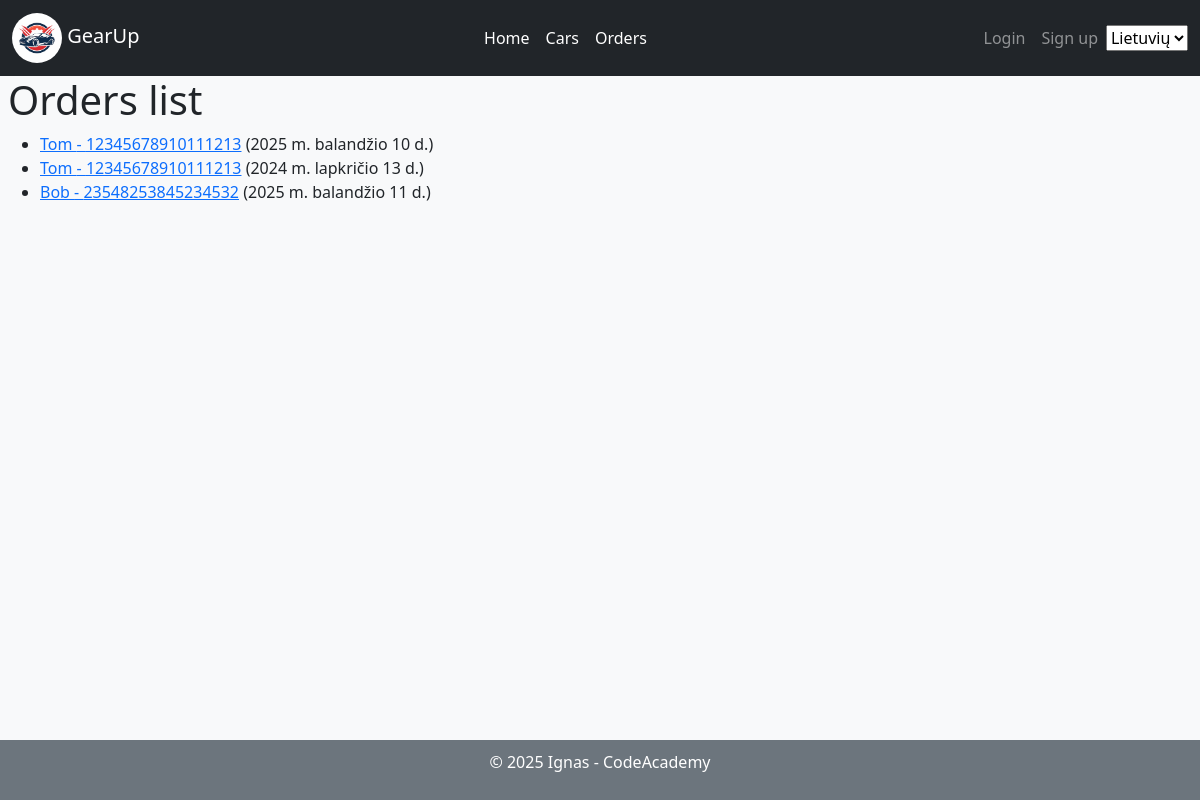
Page /autoservice/orders/ on the earlier database version.
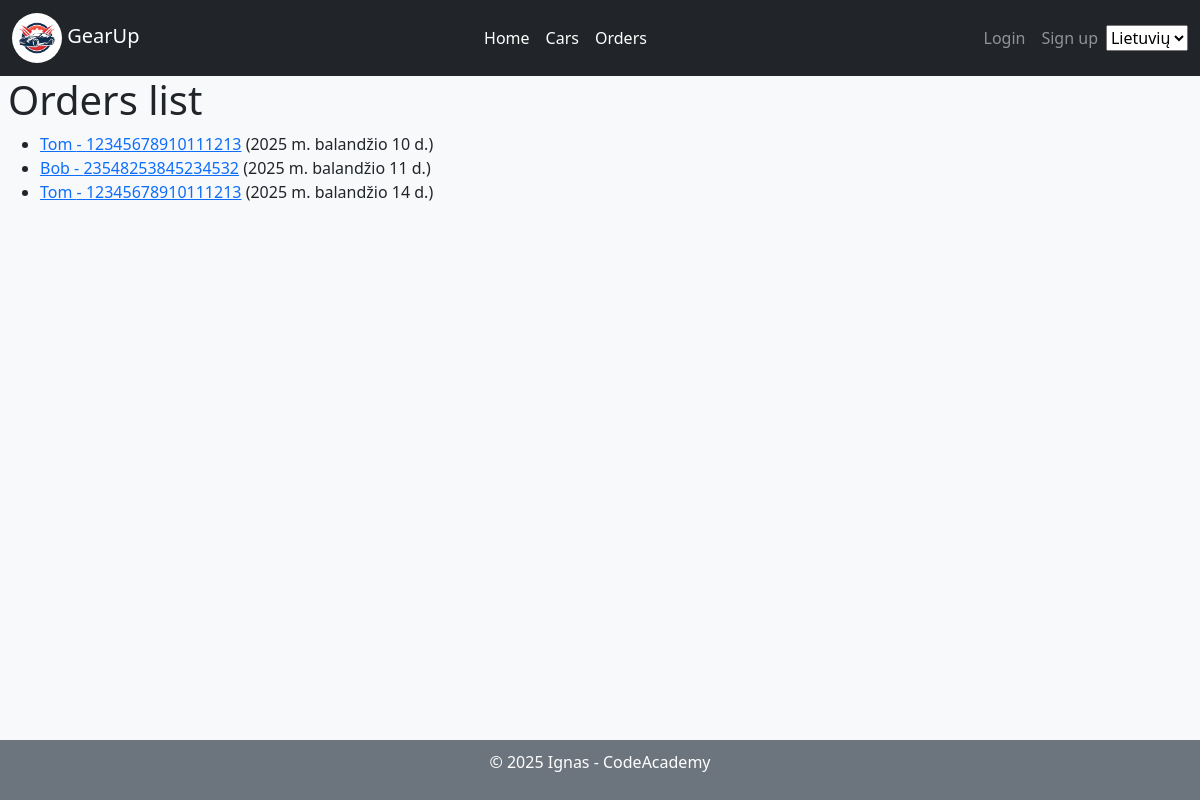
Same page on the later database version.
### autoservice/models.py (models this page shows, shortened)
class Order(models.Model):
    date = models.DateField('Order_date', auto_now_add=True)
    car_id = models.ForeignKey(Car, on_delete=models.SET_NULL, null=True, blank=False)
    customer = models.ForeignKey(User, on_delete=models.SET_NULL, null=True, blank=True)
    due_back = models.DateField('Be_returned', null=True, blank=True)
    LOAN_STATUS = (
        ('a', 'Administered'),
        ('c', 'Closed'),
        ('r', 'Ready'),
        ('b', 'Booked'),
    )
    status = models.CharField(
        max_length=1,
        choices=LOAN_STATUS,
        blank=True,
        default='a',
        help_text='Status',
    )
    class Meta:
        verbose_name = "Order"
        verbose_name_plural = "Orders"

class Car(models.Model):
    license_plate = models.CharField('License_plate', max_length=200, help_text=_('Add car license plate'), blank=False,
                                     null=False, unique=True)
    car_model_id = models.ForeignKey(CarModel, on_delete=models.SET_NULL, null=True, blank=False)
    vin_code = models.CharField('Vin_code', max_length=17,
                                validators=[MinLengthValidator(17, message=_('Length has to be 17'))],
                                help_text=_('Add car VIN code'), blank=False, null=False, unique=True)
    client = models.CharField('Client', max_length=200, help_text=_('Add client'), blank=False, null=False)
    cover = models.ImageField('Cover', upload_to='covers', null=True)
    description = HTMLField(blank=True, null=True)
    class Meta:
        verbose_name = "Car"
        verbose_name_plural = "Cars"

### autoservice/views.py (the view)
# urls.py: path('orders/', views.OrderListView.as_view(), name='orders'),
class OrderListView(generic.ListView):
    model = Order
    paginate_by = 3
    template_name = 'order_list.html'

### autoservice/templates/order_list.html
{% extends "base.html" %}
{% block content %}
  <h1>Orders list</h1>
  {% if order_list %}
  <ul>
    {% for order in order_list %}
      <li>
        <a href="{{ order.id }}">{{ order.car_id.client}} - {{ order.car_id.vin_code}}</a> ({{order.date}})
      </li>
    {% endfor %}
  </ul>
  {% else %}
    <p>There is no orders</p>
  {% endif %}
{% endblock %}

### autoservice/templates/base.html (shortened to what this page needs)
<!DOCTYPE html>
<html lang="en">
<head>
    <link rel="stylesheet" href="https://stackpath.bootstrapcdn.com/bootstrap/4.1.3/css/bootstrap.min.css"
>
    <link rel="stylesheet" href="https://cdn.jsdelivr.net/npm/bootstrap@5.2.3/dist/css/bootstrap.min.css"
>
    {% load static %}
    <link rel="stylesheet" href="{% static 'css/styles.css' %}">
</head>
<body>
<header>
    <nav class="navbar navbar-expand-lg navbar-dark bg-dark">
        <div class="container-fluid">
            <a class="navbar-brand" href="{% url 'index' %}">
                <img class="logo" src="{% static 'images/web_logo.png' %}">
                GearUp
            </a>
            <ul class="navbar-nav mx-2">
                <li class="nav-item active"><a class="nav-link" href="{% url 'index' %}">Home</a></li>
                <li class="nav-item active"><a class="nav-link" href="{% url 'cars' %}">Cars</a></li>
                <li class="nav-item active"><a class="nav-link" href="{% url 'orders' %}">Orders</a></li>
            </ul>
            <ul class="navbar-nav my-2 form-inline">
                {% if user.is_authenticated %}
                <li class="nav-item"><a class="nav-link" href="{% url 'profile' %}">
                    <svg class="bi bi-person" width="1.5em" height="1.5em" viewBox="0 0 16 16" fill="currentColor"
                         xmlns="http://www.w3.org/2000/svg">
                        <path fill-rule="evenodd"
                              d="M13 14s1 0 1-1-1-4-6-4-6 3-6 4 1 1 1 1h10zm-9.995-.944v-.002.002zM3.022 13h9.956a.274.274 0 00.014-.002l.008-.002c-.001-.246-.154-.986-.832-1.664C11.516 10.68 10.289 10 8 10c-2.29 0-3.516.68-4.168 1.332-.678.678-.83 1.418-.832 1.664a1.05 1.05 0 00.022.004zm9.974.056v-.002.002zM8 7a2 2 0 100-4 2 2 0 000 4zm3-2a3 3 0 11-6 0 3 3 0 016 0z"
                              clip-rule="evenodd"/>
                    </svg>
                    {{ user.get_username }}</a></li>
                <li class="nav-item">
                    <form method="post" action="{% url 'logout' %}">
                        {% csrf_token %}
                        <button class="btn btn-outline-secondary btn-sm" type="submit">Logout</button>
                    </form>
                </li>
                {% else %}
                <li class="nav-item"><a class="nav-link" href="{% url 'login'%}">Login</a></li>
                <li class="nav-item"><a class="nav-link" href="{% url 'register'%}">Sign up</a></li>
                {% endif %}
                {% load i18n %}
                <form action="{% url 'set_language' %}" method="post">
                    <select name="language" onchange="this.form.submit()">
                        {% get_current_language as LANGUAGE_CODE %}
                        {% get_available_languages as LANGUAGES %}
                        {% for lang in LANGUAGES %}
                        <option value="{{ lang.0 }}" {% if lang.0 == LANGUAGE_CODE %} selected="selected" {% endif %}>
                            {{ lang.1 }}
                        </option>
                        {% endfor %}
                    </select>
                </form>
            </ul>
        </div>
    </nav>
</header>
<main class="content bg-light">
    <div class="mx-2">
        {% block content %}
        {% endblock %}
    </div>
</main>
<footer class="bg-secondary text-white">
    <p>© 2025 Ignas - CodeAcademy</p>
</footer>
</body>
</html>

### autoservice/static/css/styles.css (style rules this page uses)
html, body { height: 100%; margin: 0; display: flex; flex-direction: column; }
.content { flex: 1; }
footer { padding: 10px; text-align: center; }
.logo { border-radius: 50%; width: 50px; }

Differences in the rows shown:
removed Order: car_id.client "Tom", car_id.vin_code "12345678910111213", date "2024 m. lapkričio 13 d."
now on this page (row edited): Order: car_id.client "Tom", car_id.vin_code "12345678910111213", date "2025 m. balandžio 14 d."
